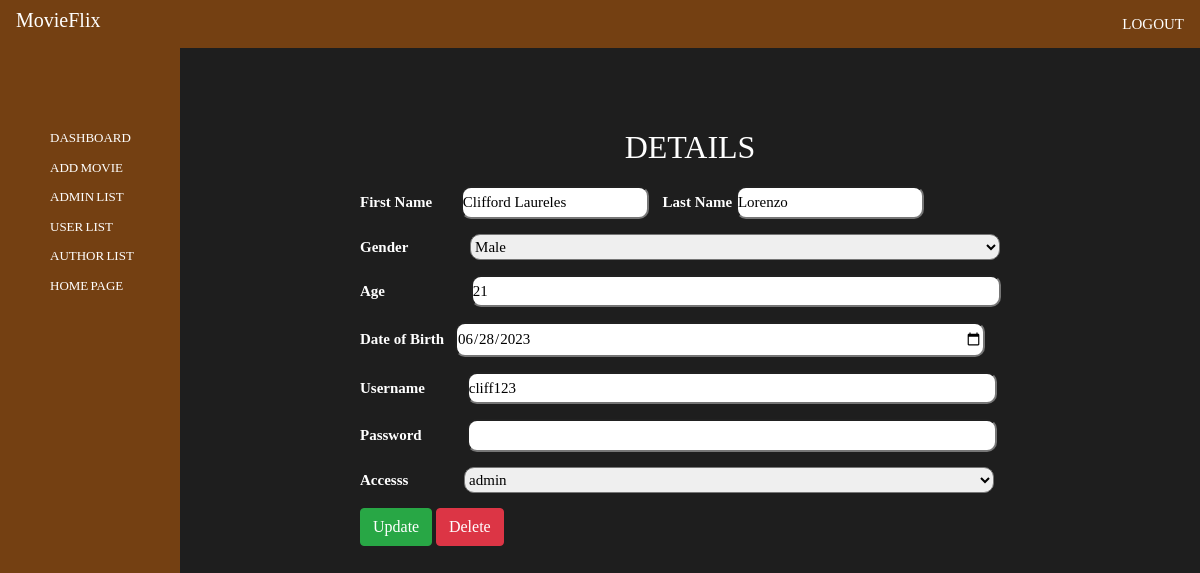
Screenshot of /movieFlix/view_details.php?edit=7 with the database file from the repository.
### tables this page shows
CREATE TABLE `user_tbl` (
  `id` int(11) NOT NULL,
  `firstname` varchar(255) DEFAULT NULL,
  `lastname` varchar(255) DEFAULT NULL,
  `gender` varchar(255) DEFAULT NULL,
  `age` varchar(255) DEFAULT NULL,
  `dob` date DEFAULT NULL,
  `username` varchar(255) DEFAULT NULL,
  `password` varchar(255) DEFAULT NULL,
  `access` varchar(255) DEFAULT 'user'
);

### movieFlix/class/get_details.php (called while the page is built, shortened)
<?php
class get_details extends config {
    public $id;
    public function __construct($id) {
        $this->id = $id;
    }
    public function get_details() {
        $connection = $this->openConnection();
        $stmt = $connection->prepare("SELECT * FROM `user_tbl` WHERE `id` = '$this->id'");
        $stmt->execute();
        $data = $stmt->fetch();
        if($data > 0){
            return $data;
        }
    }
}
?>

### movieFlix/view_details.php (the view, shortened to what this page needs)
<?php
    if(isset($_GET['edit'])) {
        $get_details = new get_details($_GET['edit']);
        $details = $get_details->get_details();
    }
?>
<!DOCTYPE html>
<html lang="en">
<head>
    <link rel="stylesheet" href="css/bootstrap.min.css">
    <link rel="stylesheet" href="css/view_details.css">
</head>
<body>
    <div class="container-fluid bg-dark">
        <nav class="navbar navbar-expand-md navbar-dark">
            <h5 style="color:white; font-family: 'Press Start 2P', cursive;">MovieFlix</h5>
            <div class="collapse navbar-collapse" id="navbarNavAltMarkup">
            <div class="navbar-nav ml-auto">
                    <a class="logout" href="logout.php">Logout</a>
                </div>
            </div>
        </nav>
    </div>
    <section>
        <div class="left-container">
            <ul class="main-nav">
                <li><a href="admin_panel.php">DashBoard</a></li>
                <li><a href="add_movie.php">Add Movie</a></li>
                <li><a href="admin_table.php">Admin List</a></li>
                <li><a href="user_table.php">User List</a></li>
                <li><a href="author_table.php">Author List</a></li>
                <li><a href="index.php">Home Page</a></li>
            </ul>
        </div>
        <div class="right-container">
            <div class="container">
            <h2 style="font-family: 'Press Start 2P', cursive;">Details</h2>
                <form action="" method="POST">
                    <label class="fname">First Name</label>
                    <input class="space" type="text" name="fname" id="fname" value="<?=$details['firstname'];?>" required>
                    <label class="lname">Last Name</label>
                    <input class="space" type="text" name="lname" id="lname" value="<?=$details['lastname'];?>" required><br>
                    <label class="gender">Gender</label>
                    <select class="space1" name="gender" id="gender">
                        <option>Male</option>
                    </select><br>
                    <label class="age">Age</label>
                    <input class="space1" type="number" name="age" id="age" min="1" value="<?=$details['age'];?>" required><br>
                    <label class="dob">Date of Birth</label>
                    <input class="space1" type="date" name="dob" id="dob" value="<?=$details['dob'];?>" required><br>
                    <label class="username">Username</label>
                    <input class="space1" type="text" name="username" id="username" value="<?=$details['username'];?>" required><br>
                    <label class="password">Password</label>
                    <input class="space1" type="password" name="password" id="password"><br>
                    <label class="access">Accesss </label>
                    <select class="space1" name="access" id="access">
                        <option>admin</option>
                    </select><br>
                    <input class="btn btn-success" type="submit" name="submit_update" value="Update">
                    <input class="btn btn-danger" type="submit" name="submit_delete" value="Delete">
                </form>
            </div>
        </div>
    </section>
</body>
</html>

### movieFlix/css/view_details.css (style rules this page uses)
* { padding: 0; margin: 0; }
section { height: 91.30vh; background-color: rgb(25, 25, 25); }
.container-fluid { padding-left: 0; padding-right: 0; }
.navbar { background-color: #744012; }
.left-container { float: left; width: 15%; height: 100%; background-color: #744012; padding-top: 70px; padding-left: 40px; }
.right-container { display: flex; justify-content: center; align-items: center; }
.container { margin-top: 60px; padding: 20px; border-radius: 8px; width: 700px; height: 450px; }
.right-container .container { color: white; }
.right-container .container .space { margin-bottom: 15px; margin-right: 10px; border-radius: 10px; padding-top: 3px; padding-bottom: 3px; }
.right-container .container .space1 { margin-bottom: 15px; margin-right: 10px; border-radius: 10px; width: 470px; padding-top: 3px; padding-bottom: 3px; color: #000000; }
.right-container .container .gender { margin-right: 50px; color: #fff; }
.right-container .container .fname { margin-right: 25px; color: #fff; }
.right-container .container .lname { color: #fff; }
.right-container .container .age { margin-right: 75px; color: #fff; }
.right-container .container .dob { margin-right: 7px; color: #fff; }
.right-container .container .username { margin-right: 30px; color: #fff; }
.right-container .container .password { margin-right: 35px; color: #fff; }
.right-container .container h2 { text-align: center; text-transform: uppercase; color: #fff; margin-bottom: 20px; font-family: 'Franklin Gothic Medium', 'Arial Narrow', Arial, sans-serif; }
label { color: black; font-weight: bold; margin-bottom: 5px; }

### movieFlix/view_details.php (style rules this page uses)
section { background-color: rgb(30, 30, 30); height: 100vh; }
.navbar { background-color: #744012; }
.left-container { float: left; width: 15%; height: 100%; background-color: #744012; padding-top: 70px; padding-left: 40px; }
.container { font-family: 'Press Start 2P', cursive; color: white; font-size: 15px; }
.right-container .container .space1 { margin-bottom: 15px; margin-right: 10px; border-radius: 10px; width: 530px; padding-top: 3px; padding-bottom: 3px; color: #000000; }
.right-container .container .gender { margin-right: 58px; color: #fff; }
.right-container .container .fname { margin-right: 25px; color: #fff; }
.right-container .container .lname { color: #fff; }
.right-container .container .age { margin-right: 82px; color: #fff; }
.right-container .container .dob { margin-right: 7px; color: #fff; }
.right-container .container .username { margin-right: 38px; color: #fff; }
.right-container .container .password { margin-right: 42px; color: #fff; }
.right-container .container .access { margin-right: 52px; color: #fff; }
.main-nav li { font-size: 13px; font-family: 'Press Start 2P', cursive; margin-top: 10px; margin-left: 10px; list-style: none; }
.main-nav li a:link, .main-nav li a:visited { text-decoration: none; color: #ffffff; word-spacing: -1px; text-transform: uppercase; }
.logout { font-family: 'Press Start 2P', cursive; color: #fff; text-transform: uppercase; font-size: 15px; }

### rows the page displays
user_tbl: fname "Clifford Laureles", lname "Lorenzo", age "21", dob "06/28/2023", username "cliff123"
